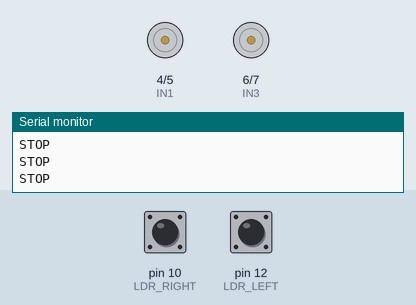
The sketch below on a simulated Arduino Uno, built with avr-gcc and run on an emulated ATmega328P. Parts: motor-driver pin pairs drawn as motors (green arrow = first pin HIGH = forward, orange = second pin HIGH = backward, longer = more drive, scaled by the enable pin), the last lines printed to the serial monitor. The test bench sets the inputs (shaded band); at power-on: pin 10 (LDR_RIGHT) HIGH, pin 12 (LDR_LEFT) HIGH.

Above: at 1.2 s.
1.3 s: pin 10 (LDR_RIGHT) pulled LOW for 0.15 s
At 1.37 s:
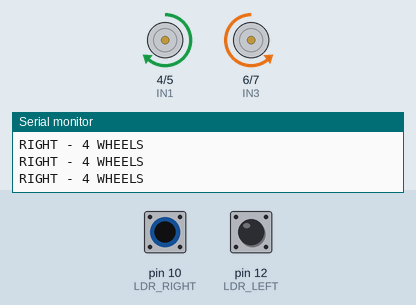
2.9 s: pin 12 (LDR_LEFT) pulled LOW for 0.15 s
At 2.98 s:
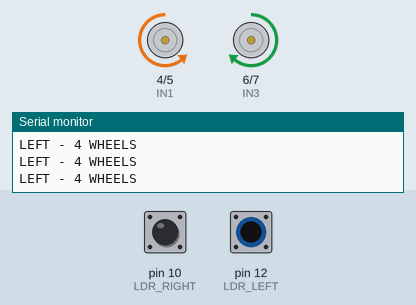
4.5 s: pin 12 (LDR_LEFT) pulled LOW for 3.2 s
At 8.0 s:
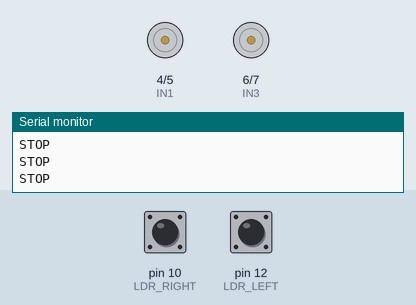
9.2 s: pin 10 (LDR_RIGHT) pulled LOW for 1 s
At 10.0 s:
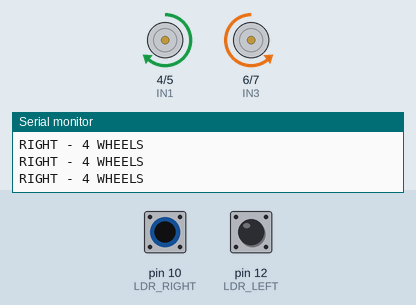
13.2 s: pin 10 (LDR_RIGHT) pulled LOW for 3.2 s
At 17.2 s:
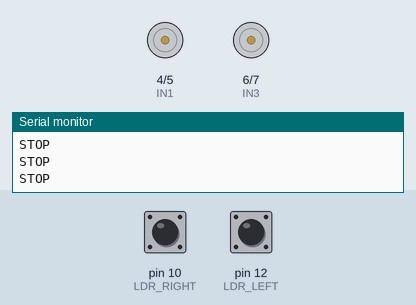
17.9 s: pin 10 (LDR_RIGHT) driven LOW and pin 12 (LDR_LEFT) driven LOW
At 18.8 s:
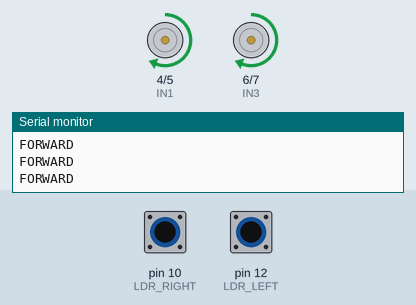
Timing chart, 0 to 20.4 s (numbered marks = the images above; inputs shaded):
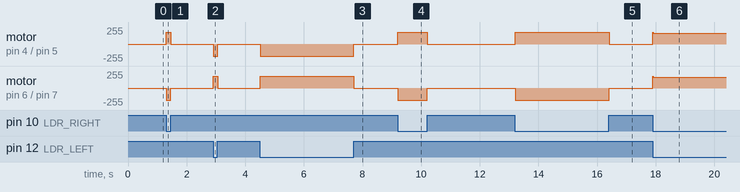

The sketch:

light-following-robot.ino
```cpp
/*
   ============================================================
              4-WHEEL DIGITAL LIGHT FOLLOWER
   ============================================================

   Arduino UNO
   LM393 Light Sensors
   L298N Motor Driver
   4-Wheel Differential Drive

   SENSOR:
   LEFT  -> D12
   RIGHT -> D10

   MOTOR DRIVER:
   ENA -> D3
   ENB -> D9

   IN1 -> D4
   IN2 -> D5

   IN3 -> D6
   IN4 -> D7

   LOGIC:

   BOTH LIGHT  -> FORWARD
   LEFT LIGHT  -> LEFT
   RIGHT LIGHT -> RIGHT
   NO LIGHT    -> STOP

   IMPORTANT:
   ENA controls LEFT SIDE motors
   ENB controls RIGHT SIDE motors

   So if you have 4 motors:

   LEFT FRONT  + LEFT REAR  -> ENA / IN1 / IN2
   RIGHT FRONT + RIGHT REAR -> ENB / IN3 / IN4
*/


// ============================================================
//                       SENSOR PINS
// ============================================================

#define LDR_LEFT   12
#define LDR_RIGHT  10


// ============================================================
//                       MOTOR PINS
// ============================================================

#define ENA 3
#define ENB 9

#define IN1 4
#define IN2 5

#define IN3 6
#define IN4 7


// ============================================================
//                       SPEED SETTINGS
// ============================================================

int baseSpeed = 160;

int turnSpeed = 180;

int slowSpeed = 70;

int maxSpeed = 220;


// ============================================================
//                       PID SETTINGS
// ============================================================

float Kp = 35.0;
float Ki = 0.0;
float Kd = 15.0;

int error = 0;
int previousError = 0;

float integral = 0;

float correction = 0;


// ============================================================
//                           SETUP
// ============================================================

void setup() {

  // Sensors
  pinMode(LDR_LEFT, INPUT);
  pinMode(LDR_RIGHT, INPUT);

  // Motor enable pins
  pinMode(ENA, OUTPUT);
  pinMode(ENB, OUTPUT);

  // Motor direction pins
  pinMode(IN1, OUTPUT);
  pinMode(IN2, OUTPUT);

  pinMode(IN3, OUTPUT);
  pinMode(IN4, OUTPUT);

  Serial.begin(9600);

  stopBot();

  Serial.println();
  Serial.println("==============================");
  Serial.println(" 4-WHEEL LIGHT FOLLOWER");
  Serial.println("==============================");
}


// ============================================================
//                            LOOP
// ============================================================

void loop() {

  // Read sensors

  int leftSensor = digitalRead(LDR_LEFT);
  int rightSensor = digitalRead(LDR_RIGHT);


  /*
     LM393 normally gives:

     LOW  = light detected
     HIGH = no light

     If your sensor works opposite,
     change LOW to HIGH.
  */

  bool leftLight = (leftSensor == LOW);
  bool rightLight = (rightSensor == LOW);


  // ==========================================================
  //                    BOTH DETECT LIGHT
  // ==========================================================

  if (leftLight && rightLight) {

    error = 0;

    integral += error;

    integral = constrain(integral, -20, 20);

    int derivative = error - previousError;

    correction =
      (Kp * error) +
      (Ki * integral) +
      (Kd * derivative);

    previousError = error;


    int leftSpeed =
      baseSpeed + correction;

    int rightSpeed =
      baseSpeed - correction;


    leftSpeed =
      constrain(leftSpeed, 0, maxSpeed);

    rightSpeed =
      constrain(rightSpeed, 0, maxSpeed);


    moveForward(leftSpeed, rightSpeed);

    Serial.println("FORWARD");
  }


  // ==========================================================
  //                    LEFT SENSOR ONLY
  // ==========================================================

  else if (leftLight && !rightLight) {

    error = -1;

    integral += error;

    integral = constrain(integral, -20, 20);

    int derivative = error - previousError;

    correction =
      (Kp * error) +
      (Ki * integral) +
      (Kd * derivative);

    previousError = error;


    /*
       PROPER 4-WHEEL LEFT TURN

       LEFT SIDE:
       Both left wheels move backward slowly

       RIGHT SIDE:
       Both right wheels move forward

       Therefore ALL FOUR WHEELS rotate.
    */

    turnLeft();

    Serial.println("LEFT - 4 WHEELS");
  }


  // ==========================================================
  //                    RIGHT SENSOR ONLY
  // ==========================================================

  else if (!leftLight && rightLight) {

    error = 1;

    integral += error;

    integral = constrain(integral, -20, 20);

    int derivative = error - previousError;

    correction =
      (Kp * error) +
      (Kd * derivative) +
      (Ki * integral);

    previousError = error;


    /*
       PROPER 4-WHEEL RIGHT TURN

       LEFT SIDE:
       Both left wheels move forward

       RIGHT SIDE:
       Both right wheels move backward slowly

       ALL FOUR WHEELS ROTATE.
    */

    turnRight();

    Serial.println("RIGHT - 4 WHEELS");
  }


  // ==========================================================
  //                     NO LIGHT
  // ==========================================================

  else {

    integral = 0;

    stopBot();

    Serial.println("STOP");
  }


  delay(15);
}


// ============================================================
//                    FORWARD - 4 WHEELS
// ============================================================

void moveForward(int leftSpeed, int rightSpeed) {

  // ---------------- LEFT SIDE ----------------

  // Left front + left rear
  digitalWrite(IN1, HIGH);
  digitalWrite(IN2, LOW);

  analogWrite(ENA, leftSpeed);


  // ---------------- RIGHT SIDE ----------------

  // Right front + right rear
  digitalWrite(IN3, HIGH);
  digitalWrite(IN4, LOW);

  analogWrite(ENB, rightSpeed);
}


// ============================================================
//                    LEFT TURN - 4 WHEELS
// ============================================================

void turnLeft() {

  /*
       LEFT SIDE
       Both wheels BACKWARD

             ← LEFT FRONT
             ← LEFT REAR


       RIGHT SIDE
       Both wheels FORWARD

             → RIGHT FRONT
             → RIGHT REAR

       Robot rotates LEFT.
  */


  // LEFT TWO WHEELS BACKWARD

  digitalWrite(IN1, LOW);
  digitalWrite(IN2, HIGH);

  analogWrite(ENA, turnSpeed);


  // RIGHT TWO WHEELS FORWARD

  digitalWrite(IN3, HIGH);
  digitalWrite(IN4, LOW);

  analogWrite(ENB, turnSpeed);
}


// ============================================================
//                    RIGHT TURN - 4 WHEELS
// ============================================================

void turnRight() {

  /*
       LEFT SIDE
       Both wheels FORWARD

             → LEFT FRONT
             → LEFT REAR


       RIGHT SIDE
       Both wheels BACKWARD

             ← RIGHT FRONT
             ← RIGHT REAR

       Robot rotates RIGHT.
  */


  // LEFT TWO WHEELS FORWARD

  digitalWrite(IN1, HIGH);
  digitalWrite(IN2, LOW);

  analogWrite(ENA, turnSpeed);


  // RIGHT TWO WHEELS BACKWARD

  digitalWrite(IN3, LOW);
  digitalWrite(IN4, HIGH);

  analogWrite(ENB, turnSpeed);
}


// ============================================================
//                         STOP
// ============================================================

void stopBot() {

  analogWrite(ENA, 0);
  analogWrite(ENB, 0);


  digitalWrite(IN1, LOW);
  digitalWrite(IN2, LOW);

  digitalWrite(IN3, LOW);
  digitalWrite(IN4, LOW);
}
```

Measured:
- after the input at 1.3 s, motor on pin 4 (IN1) / pin 5 (IN2): stopped → forward 180/255 at once, → stopped 0.15 s later; motor on pin 6 (IN3) / pin 7 (IN4): stopped → backward 180/255 at once, → stopped 0.15 s later
- after the input at 2.9 s, motor on pin 4 (IN1) / pin 5 (IN2): stopped → backward 180/255 at once, → stopped 0.15 s later; motor on pin 6 (IN3) / pin 7 (IN4): stopped → forward 180/255 at once, → stopped 0.15 s later
- after the input at 4.5 s, motor on pin 4 (IN1) / pin 5 (IN2): stopped → backward 180/255 at once, → stopped 3.2 s later; motor on pin 6 (IN3) / pin 7 (IN4): stopped → forward 180/255 at once, → stopped 3.2 s later
- after the input at 9.2 s, motor on pin 4 (IN1) / pin 5 (IN2): stopped → forward 180/255 at once, → stopped 1.0 s later; motor on pin 6 (IN3) / pin 7 (IN4): stopped → backward 180/255 at once, → stopped 1.0 s later
- after the input at 13.2 s, motor on pin 4 (IN1) / pin 5 (IN2): stopped → forward 180/255 at once, → stopped 3.2 s later; motor on pin 6 (IN3) / pin 7 (IN4): stopped → backward 180/255 at once, → stopped 3.2 s later
- after the input at 17.9 s, motor on pin 4 (IN1) / pin 5 (IN2), motor on pin 6 (IN3) / pin 7 (IN4): stopped → forward 160/255 at once
